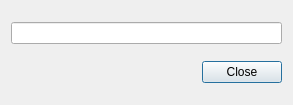
<?xml version="1.0" encoding="UTF-8"?>
<ui version="4.0">
 <class>DisplayAngleBase</class>
 <widget class="QDialog" name="DisplayAngleBase">
  <property name="geometry">
   <rect>
    <x>0</x>
    <y>0</y>
    <width>293</width>
    <height>105</height>
   </rect>
  </property>
  <property name="windowTitle">
   <string>Angle</string>
  </property>
  <layout class="QGridLayout" name="gridLayout">
   <item row="1" column="0" colspan="2">
    <widget class="QLineEdit" name="mAngleLineEdit">
     <property name="readOnly">
      <bool>true</bool>
     </property>
    </widget>
   </item>
   <item row="2" column="0">
    <spacer name="horizontalSpacer">
     <property name="orientation">
      <enum>Qt::Horizontal</enum>
     </property>
     <property name="sizeHint" stdset="0">
      <size>
       <width>129</width>
       <height>20</height>
      </size>
     </property>
    </spacer>
   </item>
   <item row="2" column="1">
    <widget class="QDialogButtonBox" name="buttonBox">
     <property name="orientation">
      <enum>Qt::Horizontal</enum>
     </property>
     <property name="standardButtons">
      <set>QDialogButtonBox::Close</set>
     </property>
    </widget>
   </item>
  </layout>
 </widget>
 <resources/>
 <connections>
  <connection>
   <sender>buttonBox</sender>
   <signal>accepted()</signal>
   <receiver>DisplayAngleBase</receiver>
   <slot>accept()</slot>
   <hints>
    <hint type="sourcelabel">
     <x>248</x>
     <y>254</y>
    </hint>
    <hint type="destinationlabel">
     <x>157</x>
     <y>274</y>
    </hint>
   </hints>
  </connection>
  <connection>
   <sender>buttonBox</sender>
   <signal>rejected()</signal>
   <receiver>DisplayAngleBase</receiver>
   <slot>reject()</slot>
   <hints>
    <hint type="sourcelabel">
     <x>316</x>
     <y>260</y>
    </hint>
    <hint type="destinationlabel">
     <x>286</x>
     <y>274</y>
    </hint>
   </hints>
  </connection>
 </connections>
</ui>
